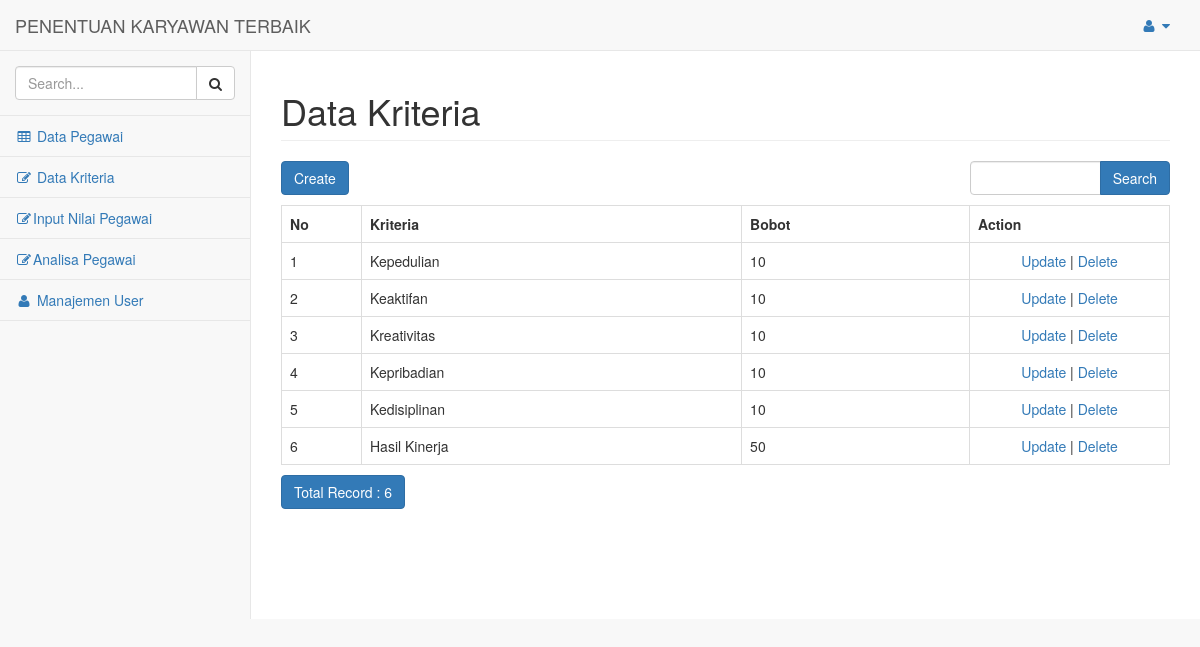
The page /index.php/kriteria on the database its author committed.
### tables this page shows
CREATE TABLE `kriteria` (
  `id_kriteria` int(11) NOT NULL,
  `kriteria` varchar(30) DEFAULT NULL,
  `bobot` varchar(5) DEFAULT NULL
);

### application/controllers/Kriteria.php (called while the page is built, shortened)
<?php
class Kriteria extends CI_Controller
{
    function __construct()
    {
        $this->load->model('M_kriteria');
        $this->load->library('form_validation');
    }
    public function index()
    {
        $q = urldecode($this->input->get('q', TRUE));
        $start = intval($this->input->get('start'));
        if ($q <> '') {
            $config['base_url'] = base_url() . 'kriteria/index.html?q=' . urlencode($q);
            $config['first_url'] = base_url() . 'kriteria/index.html?q=' . urlencode($q);
        } else {
            $config['base_url'] = base_url() . 'kriteria/index.html';
            $config['first_url'] = base_url() . 'kriteria/index.html';
        }
        $config['per_page'] = 10;
        $config['page_query_string'] = TRUE;
        $config['total_rows'] = $this->M_kriteria->total_rows($q);
        $kriteria = $this->M_kriteria->get_limit_data($config['per_page'], $start, $q);
        $this->load->library('pagination');
        $this->pagination->initialize($config);
        $data = array(
            'kriteria_data' => $kriteria,
            'q' => $q,
            'pagination' => $this->pagination->create_links(),
            'total_rows' => $config['total_rows'],
            'start' => $start,
            'content' => 'kriteria/kriteria_list',
            'lokasi' => 'Data Kriteria',
        );
        $this->load->view('admin', $data);
    }
}

### index.php (called while the page is built, shortened)
<?php
require_once BASEPATH.'core/CodeIgniter.php';

### application/config/config.php (called while the page is built, shortened)
<?php
$config['base_url'] = "http://".$_SERVER['HTTP_HOST'];
$config['index_page'] = '';
$config['uri_protocol']	= 'REQUEST_URI';
$config['url_suffix'] = '.html';
$config['language']	= 'english';
$config['charset'] = 'UTF-8';
$config['enable_hooks'] = FALSE;
$config['subclass_prefix'] = 'MY_';
$config['composer_autoload'] = FALSE;
$config['permitted_uri_chars'] = 'a-z 0-9~%.:_\-';
$config['enable_query_strings'] = FALSE;
$config['controller_trigger'] = 'c';
$config['function_trigger'] = 'm';
$config['directory_trigger'] = 'd';
$config['allow_get_array'] = TRUE;
$config['log_threshold'] = 0;
$config['log_path'] = '';
$config['log_file_extension'] = '';
$config['log_file_permissions'] = 0644;
$config['log_date_format'] = 'Y-m-d H:i:s';
$config['error_views_path'] = '';
$config['cache_path'] = '';
$config['cache_query_string'] = FALSE;
$config['encryption_key'] = '';
$config['sess_driver'] = 'files';
$config['sess_cookie_name'] = 'ci_session';
$config['sess_expiration'] = 7200;
$config['sess_save_path'] = NULL;
$config['sess_match_ip'] = FALSE;
$config['sess_time_to_update'] = 300;
$config['sess_regenerate_destroy'] = FALSE;
$config['cookie_prefix']	= '';
$config['cookie_domain']	= '';
$config['cookie_path']		= '/';
$config['cookie_secure']	= FALSE;
$config['cookie_httponly'] 	= FALSE;
$config['standardize_newlines'] = FALSE;
$config['global_xss_filtering'] = FALSE;
$config['csrf_protection'] = FALSE;
$config['csrf_token_name'] = 'csrf_test_name';
$config['csrf_cookie_name'] = 'csrf_cookie_name';
$config['csrf_expire'] = 7200;
$config['csrf_regenerate'] = TRUE;
$config['csrf_exclude_uris'] = array();
$config['compress_output'] = FALSE;
$config['time_reference'] = 'local';
$config['rewrite_short_tags'] = FALSE;
$config['proxy_ips'] = '';

### application/models/M_kriteria.php (called while the page is built, shortened)
<?php
class M_kriteria extends CI_Model
{
    public $table = 'kriteria';
    public $id = 'id_kriteria';
    public $order = 'DESC';
    function total_rows($q = NULL) {
        $this->db->like('id_kriteria', $q);
	$this->db->or_like('kriteria', $q);
	$this->db->or_like('bobot', $q);
	$this->db->from($this->table);
        return $this->db->count_all_results();
    }
    function get_limit_data($limit, $start = 0, $q = NULL) {
        $this->db->order_by($this->id, $this->order);
        $this->db->like('id_kriteria', $q);
	$this->db->or_like('kriteria', $q);
	$this->db->or_like('bobot', $q);
	$this->db->limit($limit, $start);
        return $this->db->get($this->table)->result();
    }
}

### application/views/kriteria/kriteria_list.php (the view, shortened to what this page needs)
<div class="row" style="margin-bottom: 10px">
            <div class="col-md-4">
                <?php echo anchor(site_url('kriteria/create'),'Create', 'class="btn btn-primary"'); ?>
            </div>
            <div class="col-md-4 text-center">
            </div>
            <div class="col-md-1 text-right">
            </div>
            <div class="col-md-3 text-right">
                <form action="<?php echo site_url('kriteria/index'); ?>" class="form-inline" method="get">
                    <div class="input-group">
                        <input type="text" class="form-control" name="q" value="<?php echo $q; ?>">
                        <span class="input-group-btn">
                          <button class="btn btn-primary" type="submit">Search</button>
                        </span>
                    </div>
                </form>
            </div>
        </div>
        <table class="table table-bordered" style="margin-bottom: 10px">
            <tr>
                <th>No</th>
        <th>Kriteria</th>
        <th>Bobot</th>
        <th>Action</th>
            </tr><?php
            foreach ($kriteria_data as $kriteria)
            {
                ?>
                <tr>
            <td width="80px"><?php echo ++$start ?></td>
            <td><?php echo $kriteria->kriteria ?></td>
            <td><?php echo $kriteria->bobot ?></td>
            <td style="text-align:center" width="200px">
                <?php
                echo anchor(site_url('kriteria/update/'.$kriteria->id_kriteria),'Update');
                echo ' | ';
                echo anchor(site_url('kriteria/delete/'.$kriteria->id_kriteria),'Delete','onclick="javasciprt: return confirm(\'Are You Sure ?\')"');
                ?>
            </td>
        </tr>
                <?php
            }
            ?>
        </table>
        <div class="row">
            <div class="col-md-6">
                <a href="#" class="btn btn-primary">Total Record : <?php echo $total_rows ?></a>
        </div>
            <div class="col-md-6 text-right">
            </div>
        </div>

### application/views/admin.php (shortened to what this page needs)
<!DOCTYPE html>
<html lang="en">
<head>
    <link href="assets/vendor/bootstrap/css/bootstrap.min.css" rel="stylesheet">
    <link href="assets/vendor/metisMenu/metisMenu.min.css" rel="stylesheet">
    <link href="assets/dist/css/sb-admin-2.css" rel="stylesheet">
    <link href="assets/vendor/morrisjs/morris.css" rel="stylesheet">
    <link href="assets/vendor/font-awesome/css/font-awesome.min.css" rel="stylesheet" type="text/css">
</head>
<body>
    <div id="wrapper">
        <?php include 'menu_admin.php'; ?>
        <div id="page-wrapper">
            <div class="row">
                <div class="col-lg-12">
                    <h1 class="page-header"><?php echo $lokasi; ?></h1>
                </div>
            </div>
            <?php include $content.'.php'; ?>
        </div>
    </div>
</body>
</html>

### application/views/menu_admin.php (shortened to what this page needs)
<nav class="navbar navbar-default navbar-static-top" role="navigation" style="margin-bottom: 0">
            <div class="navbar-header">
                <a class="navbar-brand" href="<?php echo base_url('administrator'); ?>">PENENTUAN KARYAWAN TERBAIK </a>
            </div>
            <ul class="nav navbar-top-links navbar-right">
                <li class="dropdown">
                    <a class="dropdown-toggle" data-toggle="dropdown" href="#">
                        <i class="fa fa-user fa-fw"></i> <?php echo $this->session->userdata('nama'); ?> <i class="fa fa-caret-down"></i>
                    </a>
                </li>
            </ul>
            <div class="navbar-default sidebar" role="navigation">
                <div class="sidebar-nav navbar-collapse">
                    <ul class="nav" id="side-menu">
                        <li class="sidebar-search">
                            <div class="input-group custom-search-form">
                                <input type="text" class="form-control" placeholder="Search...">
                                <span class="input-group-btn">
                                <button class="btn btn-default" type="button">
                                    <i class="fa fa-search"></i>
                                </button>
                            </span>
                            </div>
                        </li>
                        <li>
                            <a href="<?php echo base_url('Pegawai') ?>"><i class="fa fa-table fa-fw"></i> Data Pegawai</a>
                        </li>
                        <li>
                            <a href="<?php echo base_url('Kriteria') ?>"><i class="fa fa-edit fa-fw"></i> Data Kriteria</a>
                        </li>
                        <li>
                            <a href="<?php echo base_url('nilai') ?>"><i class="fa fa-edit fa-fw"></i>Input Nilai Pegawai</a>
                        </li>
                        <li>
                            <a href="<?php echo base_url('nilai/analisa') ?>"><i class="fa fa-edit fa-fw"></i>Analisa Pegawai</a>
                        </li>
                        <li>
                            <a href="<?php echo base_url('User') ?>"><i class="fa fa-user fa-fw"></i> Manajemen User</a>
                        </li>
                    </ul>
                </div>
            </div>
        </nav>

### rows shown on the page
kriteria: kriteria "Kepedulian", bobot "10", id_kriteria "Update", id_kriteria "Delete"
kriteria: kriteria "Keaktifan", bobot "10", id_kriteria "Update", id_kriteria "Delete"
kriteria: kriteria "Kreativitas", bobot "10", id_kriteria "Update", id_kriteria "Delete"
kriteria: kriteria "Kepribadian", bobot "10", id_kriteria "Update", id_kriteria "Delete"
kriteria: kriteria "Kedisiplinan", bobot "10", id_kriteria "Update", id_kriteria "Delete"
kriteria: kriteria "Hasil Kinerja", bobot "50", id_kriteria "Update", id_kriteria "Delete"

### other values the page prints
$lokasi "Data Kriteria"
$total_rows "6"
